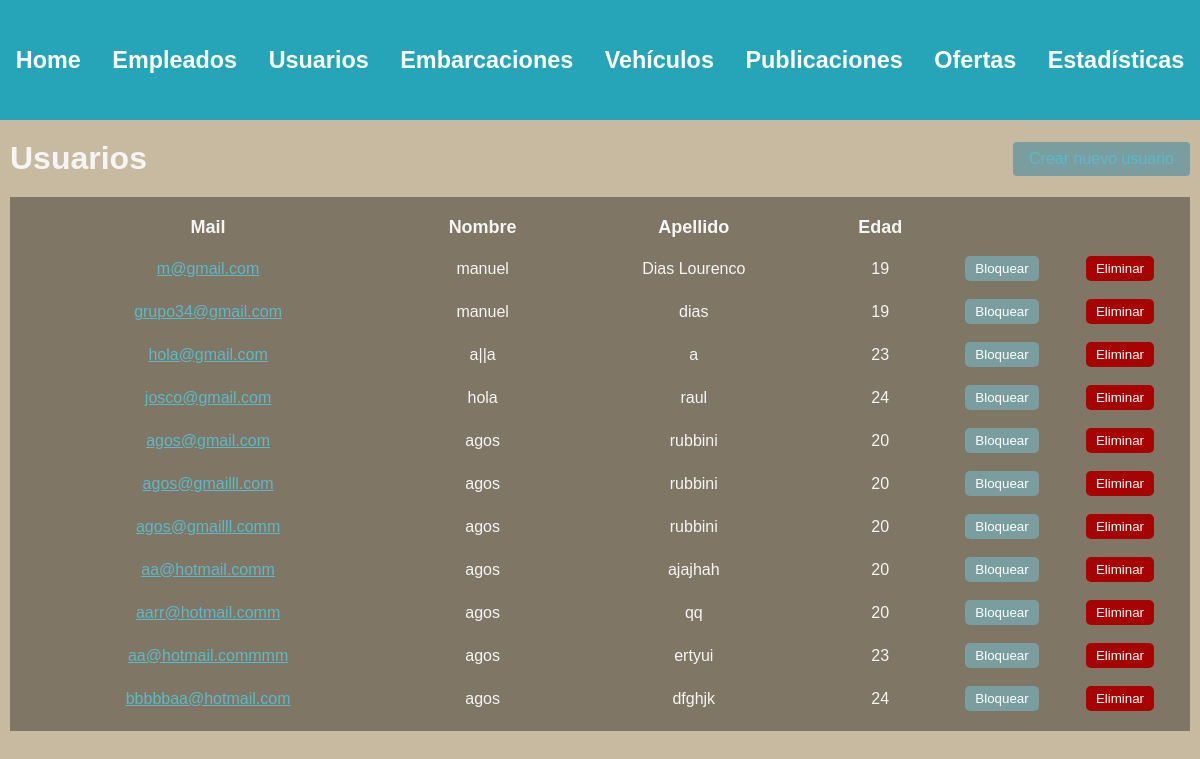
Screenshot of /administracion/usuarios/ (signed in) with the database file from the repository.
### usuarios/models.py (models this page shows, shortened)
class Usuario(AbstractBaseUser, PermissionsMixin):
    nombre = models.CharField(max_length=50)
    apellido = models.CharField(max_length=50)
    fecha_nacimiento = models.DateField()
    telefono = models.CharField(max_length=13)
    mail = models.EmailField(max_length=50, unique=True)
    password = models.CharField(max_length=128)
    is_staff= models.BooleanField(default=False)
    is_blocked= models.BooleanField(default=False)
    USERNAME_FIELD = 'mail'
    REQUIRED_FIELDS = ['nombre', 'apellido', 'fecha_nacimiento', 'telefono']

### administrador/views.py (the view)
# urls.py: path('', include('usuarios.urls')),
@login_required(login_url=reverse_lazy('home'))
def usuarios(request):
    user = request.user
    if not user.is_superuser:
        return redirect('home')
    usuarios = Usuario.objects.filter(is_staff=False)
    for usuario in usuarios:
        usuario.edad = calcular_edad(usuario.fecha_nacimiento)
    return render(request, 'users.html', {
        'usuarios' : usuarios
    })

### administrador/backend.py (called while the page is built)
def calcular_edad(fecha_nacimiento):
    fecha_actual = datetime.now()
    edad = fecha_actual.year - fecha_nacimiento.year - ((fecha_actual.month, fecha_actual.day) < (fecha_nacimiento.month, fecha_nacimiento.day))
    return edad

### autenticacion/backend.py (called while the page is built)
    def get_user(self, user_id):
        UserModel = get_user_model()
        try:
            return UserModel.objects.get(pk=user_id)
        except UserModel.DoesNotExist:
            return None

### administrador/templates/users.html (shortened to what this page needs)
{% extends 'layouts/navbar.html' %}
{% block content %}
<div class="header">
    <h1>Usuarios</h1>
    <a href="{% url 'crear usuario' %}" class="btn btn-primary">Crear nuevo usuario</a>
</div>
{% if usuarios %}
    <table>
        <thead>
            <tr>
                <th>Mail</th>
                <th>Nombre</th>
                <th>Apellido</th>
                <th>Edad</th>
                <th></th>
                <th></th>
            </tr>
        </thead>
        <tbody>
            {% for usuario in usuarios %}
                <tr>
                    <td>
                        <a href="{% url 'ver perfil' usuario.id %}"> {{usuario.mail}} </a>
                    </td>
                    <td>{{usuario.nombre}}</td>
                    <td>{{usuario.apellido}}</td>
                    <td>{{usuario.edad}}</td>
                    <td>
                        {% if usuario.is_blocked %}
                            <form action="{% url 'desbloquear usuario' %}" method="post">
                                {% csrf_token %}
                                <input type="hidden" name="usuario_id" value="{{ usuario.id }}">
                                <button type="submit" class="btn-block">Desbloquear</button>
                            </form>
                        {% else %}
                            <form action="{% url 'bloquear usuario' %}" method="post">
                                <button type="submit" class="btn-block">Bloquear</button>
                            </form>
                        {% endif %}
                    </td>
                    <td>
                        <button class="btn-delete">Eliminar</button>
                    </td>
                </tr>
            {% endfor %}
        </tbody>
    </table>
{% else %}
    <h3>No existen usuarios en la plataforma.</h3>
{% endif %}
{% endblock %}

### administrador/static/styles/main.css (style rules this page uses)
:root { --azul1: #6785b4; --azul2: #26a5b9; --azul3: #a9cecf; --gris: #c4c4be8c; --arena: #c8baa0; }
body { background: #c8baa0; color: whitesmoke; font-family: arial; margin: 0; }
.header { display: flex; justify-content: space-between; align-items: center; margin-bottom: 20px; }
.header h1 { margin: 0; }
.btn-primary { background-color: #7a9ea0; border-color: #7a9ea0; color: #fff; padding: 8px 16px; border-radius: 4px; text-decoration: none; }
table { width: 100%; background: #807666; color: whitesmoke; padding: 10px; margin-bottom: 2px; }
table thead th { font-size: 18px; }
table tbody td { font-size: 16px; }
table th, table td { padding: 8px; text-align: center; }
a:link, a:visited { color: #5cb9c7; font-size: 16px; }
.btn-delete { background-color: rgb(167, 3, 3); color: white; border: none; border-radius: 5px; padding: 5px 10px; }
.btn-block { background-color: #7a9ea0; color: white; border: none; border-radius: 5px; padding: 5px 10px; }
td:nth-child(5), td:nth-child(6) { width: 100px; }

### rows the page displays
Usuario: mail "m@gmail.com", nombre "manuel", apellido "Dias Lourenco", edad "19"
Usuario: mail "grupo34@gmail.com", nombre "manuel", apellido "dias", edad "19"
Usuario: mail "hola@gmail.com", nombre "a||a", apellido "a", edad "23"
Usuario: mail "josco@gmail.com", nombre "hola", apellido "raul", edad "24"
Usuario: mail "agos@gmail.com", nombre "agos", apellido "rubbini", edad "20"
Usuario: mail "agos@gmailll.com", nombre "agos", apellido "rubbini", edad "20"
Usuario: mail "agos@gmailll.comm", nombre "agos", apellido "rubbini", edad "20"
Usuario: mail "aa@hotmail.comm", nombre "agos", apellido "ajajhah", edad "20"
Usuario: mail "aarr@hotmail.comm", nombre "agos", apellido "qq", edad "20"
Usuario: mail "aa@hotmail.commmm", nombre "agos", apellido "ertyui", edad "23"
Usuario: mail "bbbbbaa@hotmail.com", nombre "agos", apellido "dfghjk", edad "24"
